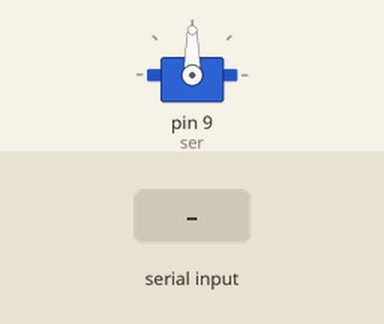
This sketch was run on a simulated Arduino Uno, built with avr-gcc and run on an emulated ATmega328P. Shown: servo. The test bench sets the inputs (shaded band).

Above: at 1.2 s.
1.3 s: byte 30 received over Serial
At 2.3 s:
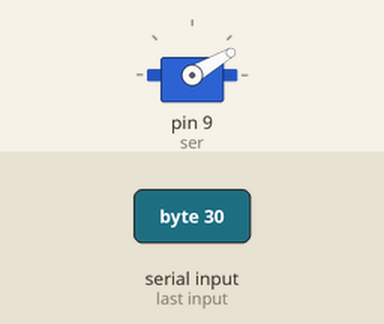
2.8 s: byte 120 received over Serial
At 3.5 s:
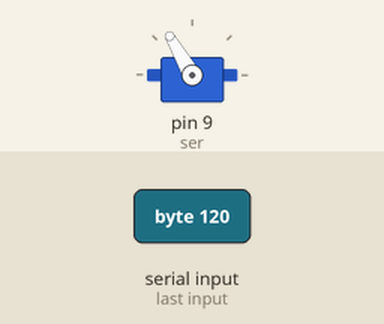
Timing chart, 0 to 5.8 s (numbered marks = the images above; inputs shaded):
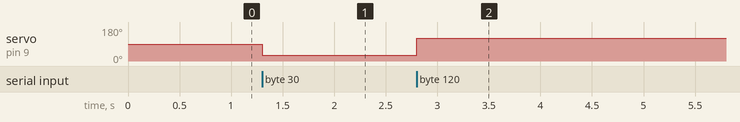

The sketch:

Project_16_code.ino
```cpp
#include <Servo.h>
Servo ser;
int poser = 90;
int value;
void setup()
{
  Serial.begin(9600);
  ser.attach(9);
}
void loop()
{
  while (Serial.available())
  {
    value = Serial.read();
    poser = value ;
    ser.write(poser);
    delay(15);
  }
}
```

Measured:
- after the input at 1.3 s, servo on pin 9 (ser): 90° → 30° at once
- after the input at 2.8 s, servo on pin 9 (ser): 30° → 120° at once
